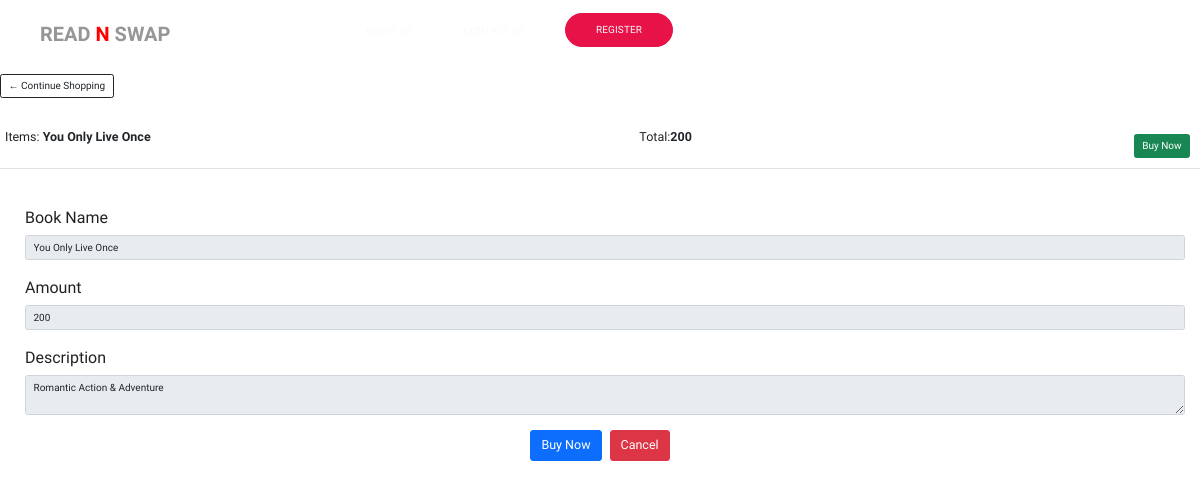
The page /cart/1 on the database its author committed.
### App1/models.py (models this page shows, shortened)
class Front(models.Model):
    bookname=models.TextField()
    book_desc=models.TextField()
    book_price=models.CharField(max_length=10)
    bookimage=models.ImageField(upload_to='images/',default='')

### App1/views.py (the view)
# urls.py: path('cart/<int:id>', views.cart, name="cart"),
def cart(request,id):
    front_obj= Front.objects.get(id = id)
    params={
        "front_obj":front_obj
    }
    return render(request,"cart.html",params)

### templates/cart.html (shortened to what this page needs)
{% extends 'base.html' %}
{% load static %}
{% block body %}
	<div class="row">
		<div class="col-lg-12">
			<div class="box-element">
				<a  class="btn btn-outline-dark" href="{% url 'home' %}">&#x2190; Continue Shopping</a>
				<br>
				<br>
				<table class="table">
                    <tr>
                        <th><h5>Items: <strong>{{front_obj.bookname}}</strong></h5></th>
						<th><h5>Total:<strong>{{front_obj.book_price}}</strong></h5></th>
						<th>
                            <a  style="float:right; margin:5px;" class="btn btn-success" href="{% url 'buy' %}">Buy Now</a>
						</th>
					</tr>
				</table>
			</div>
			<br>
			<form class="mx-1 mx-md-4 " action="{% url 'cart' front_obj.id %}" method="post" >
                {% if front_obj %}
				<div class="d-flex flex-row align-items-center mb-4">
				  <div class="form-outline flex-fill mb-0">
					<label class="form-label" for="bookname">Book Name</label>
					<input type="text" id="bookname" name="bookname" class="form-control" value="{{front_obj.bookname}}" readonly/>
				  </div>
				</div>
				<div class="d-flex flex-row align-items-center mb-4">
				  <div class="form-outline flex-fill mb-0">
					<label class="form-label" for="amount">Amount</label>
					<input type="text" id="amount" name="amount" class="form-control" value="{{front_obj.book_price}}" readonly/>
				  </div>
				</div>
				<div class="d-flex flex-row align-items-center mb-4">
				  <div class="form-outline flex-fill mb-0">
					<label class="form-label" for="description">Description</label>
					<textarea id="quote" name="description" class="form-control" value="" readonly>{{front_obj.book_desc}}</textarea>
				  </div>
				</div>
				<div class="d-flex justify-content-center mx-4 mb-3 mb-lg-4">
				  <a href="{% url 'buy' %}" class="btn btn-primary btn-lg">Buy Now</a> &nbsp;&nbsp;
				  <a href="{% url 'home' %}" class="btn btn-danger btn-lg">Cancel</a>
				</div>
			  </form>
{% endif %}
			</div>
</div>
{% endblock body %}

### static/css/styles.css (style rules this page uses)
:root { --default-color: #e71247; --default-color2: #d64569; --dark-color: #222; --dark-color-alt: #3c4858; --grey-color: #f9fafd; --grey-color-alt: #8492a6; --yellow: #ffcc00; --white: #fff; }
*, *::after, *::before { padding: 0; margin: 0; box-sizing: border-box; }
html { scroll-behavior: smooth; font-size: 62.5%; }
body { position: relative; font-family: "Dosis", sans-serif; font-size: 1.6rem; font-weight: 400; line-height: 1.6; color: var(--dark-color); background-color: var(--white); }
a { text-decoration: none; }

### rows shown on the page
Front: bookname "You Only Live Once", book_price "200", amount "200", description "Romantic Action & Adventure"
